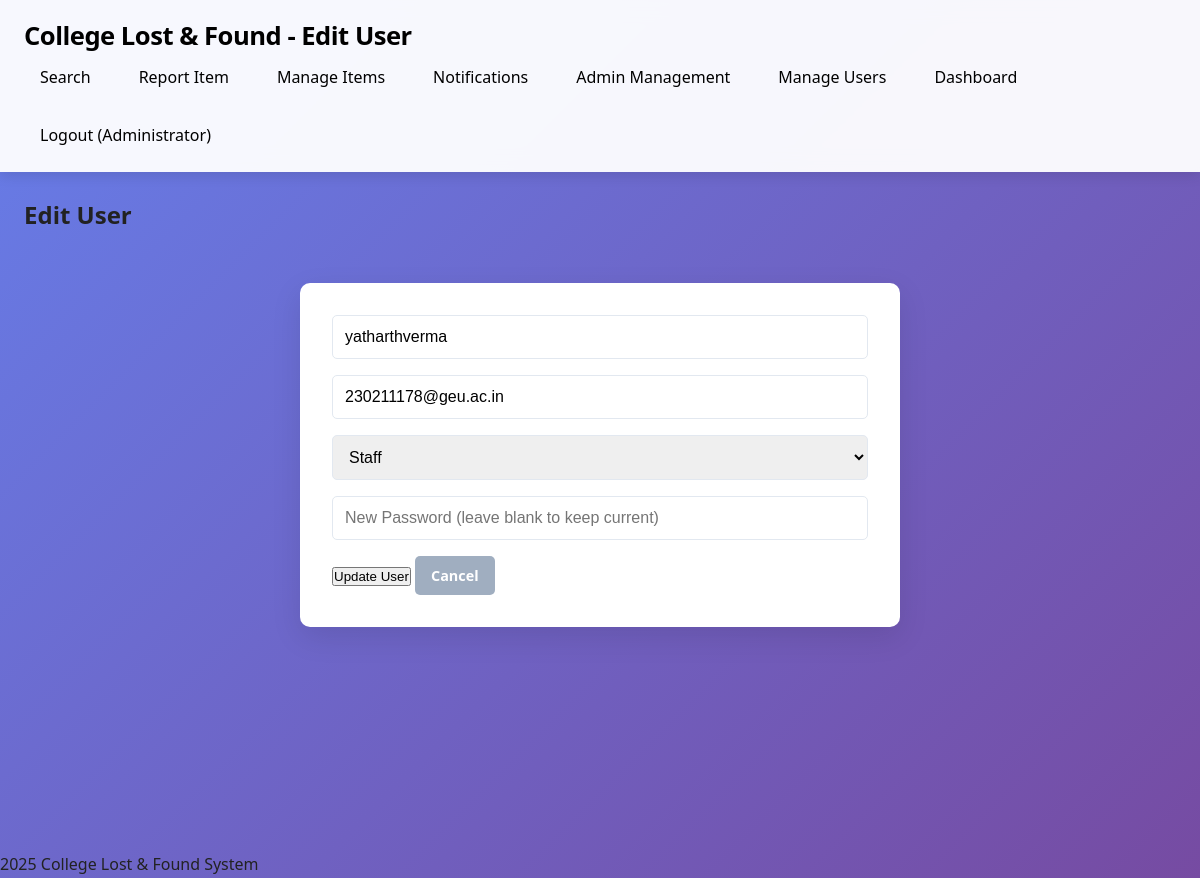
Screenshot of /edit_user.php?id=6 (signed in) with the database file from the repository.
### tables this page shows
CREATE TABLE users (
  id INT AUTO_INCREMENT PRIMARY KEY,
  name VARCHAR(100) NOT NULL,
  email VARCHAR(100) NOT NULL UNIQUE,
  password VARCHAR(255) NOT NULL,
  role ENUM('student','staff','admin') DEFAULT 'student',
  reset_token VARCHAR(255) DEFAULT NULL,
  reset_expiry DATETIME DEFAULT NULL,
  created_at TIMESTAMP DEFAULT CURRENT_TIMESTAMP
);

### db_connect.php (called while the page is built, shortened)
<?php
function fetchOne($conn, $sql, $params = []) {
    $stmt = $conn->prepare($sql);
    if ($params) {
        $types = '';
        foreach ($params as $param) {
            if (is_int($param)) {
                $types .= 'i';
            } elseif (is_double($param)) {
                $types .= 'd';
            } else {
                $types .= 's';
            }
        }
        $stmt->bind_param($types, ...$params);
    }
    if (!$stmt->execute()) {
        error_log("Execute failed: " . $stmt->error);
        return false;
    }
    $result = $stmt->get_result();
    return $result->fetch_assoc();
}
?>

### edit_user.php (the view, shortened to what this page needs)
<?php
require_once 'db_connect.php';
$user_id = intval($_GET['id'] ?? 0);
$user = fetchOne($conn, "SELECT * FROM users WHERE id = ?", [$user_id]);
?>
<!DOCTYPE html>
<html lang="en">
<head>
    <link rel="stylesheet" href="style.css">
</head>
<body>
    <nav class="navbar">
        <div class="nav-container">
            <h1>College Lost & Found - Edit User</h1>
            <div class="nav-links">
                <a href="index.php">Search</a>
                <a href="report_item.php">Report Item</a>
                <a href="manage_items.php">Manage Items</a>
                <a href="notification_center.php">Notifications</a>
                <a href="admin_management.php">Admin Management</a>
                <a href="manage_users.php">Manage Users</a>
                <a href="admin.php">Dashboard</a>
                <a href="logout.php">Logout (<?php echo htmlspecialchars($_SESSION['user_name']); ?>)</a>
            </div>
        </div>
    </nav>
    <div class="container">
        <h2>Edit User</h2>
        <form method="POST" class="user-form">
            <input type="text" name="name" placeholder="Full Name" required value="<?php echo htmlspecialchars($user['name']); ?>">
            <input type="email" name="email" placeholder="Email" required value="<?php echo htmlspecialchars($user['email']); ?>">
            <select name="role" required>
                <option value="staff" <?php echo $user['role'] === 'staff' ? 'selected' : ''; ?>>Staff</option>
            </select>
            <input type="password" name="new_password" placeholder="New Password (leave blank to keep current)">
            <button type="submit">Update User</button>
            <a href="manage_users.php" class="btn cancel">Cancel</a>
        </form>
    </div>
    <footer>
        <p>2025 College Lost & Found System</p>
    </footer>
</body>
</html>

### style.css (style rules this page uses)
* { margin: 0; padding: 0; box-sizing: border-box; }
:root { --primary-color: #667eea; --primary-hover: #5a6fd8; --secondary-color: #764ba2; --text-dark: #000000; --text-medium: #222222; --bg-light: #f7fafc; --white: #ffffff; --shadow-light: rgba(0, 0, 0, 0.05); --shadow-medium: rgba(0, 0, 0, 0.1); --padding-sm: 0.5rem; --padding-md: 1rem; --padding-lg: 1.5rem; --gap-md: 1rem; --gap-lg: 1.5rem; --radius-sm: 5px; --radius-md: 10px; --radius-lg: 15px; }
body { font-family: 'Segoe UI', Tahoma, Geneva, Verdana, sans-serif; line-height: 1.6; color: var(--text-medium); background: linear-gradient(135deg, var(--primary-color) 0%, var(--secondary-color) 100%); min-height: 100vh; scroll-behavior: smooth; }
.container { max-width: 1200px; margin: 0 auto; padding: var(--padding-lg); min-height: calc(100vh - 120px); }
.navbar { position: sticky; top: 0; z-index: 1000; background: rgba(255, 255, 255, 0.95); backdrop-filter: blur(10px); padding: var(--padding-md) 0; box-shadow: 0 4px 12px var(--shadow-medium); }
.nav-container { max-width: 1200px; margin: 0 auto; padding: 0 var(--padding-lg); display: flex; justify-content: space-between; align-items: center; flex-wrap: wrap; }
.navbar h1 { color: var(--text-dark); font-size: 1.6rem; font-weight: 700; letter-spacing: -0.5px; }
.nav-links { display: flex; gap: var(--gap-md); flex-wrap: wrap; }
.nav-links a { text-decoration: none; color: var(--text-dark); padding: var(--padding-sm) var(--padding-md); border-radius: var(--radius-sm); transition: background-color 0.3s ease, color 0.3s ease; font-weight: 500; }
.login-form, .item-form, .user-form, .claim-form { background: var(--white); padding: 2rem; border-radius: var(--radius-md); box-shadow: 0 10px 30px var(--shadow-medium); max-width: 600px; margin: 3rem auto 2rem auto; }
.login-form input, .login-form select, .item-form input, .item-form textarea, .item-form select, .user-form input, .user-form select, .claim-form input { width: 100%; padding: 0.75rem; margin-bottom: var(--gap-md); border: 1px solid #e2e8f0; border-radius: var(--radius-sm); font-size: 1rem; transition: border-color 0.2s; }
.btn { display: inline-block; padding: 0.5rem 1rem; background: var(--primary-color); color: var(--white); text-decoration: none; border-radius: var(--radius-sm); border: none; cursor: pointer; font-size: 0.9rem; transition: 0.3s ease, transform 0.1s; font-weight: 600; }
.btn.cancel { background: #a0aec0; }

### rows the page displays
users: name "yatharthverma", email "230211178@geu.ac.in", role "Staff"

### other values shown
$_SESSION['user_name'] "Administrator"
